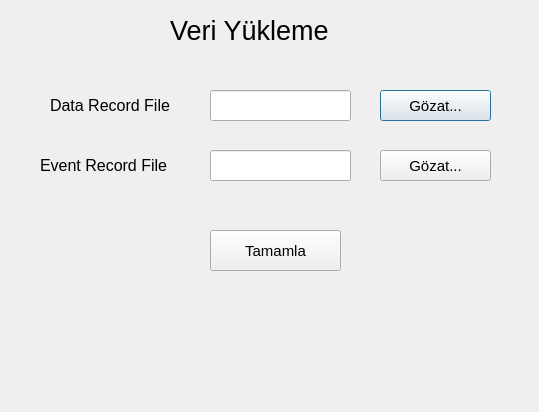
<?xml version="1.0" encoding="UTF-8"?>
<ui version="4.0">
 <class>Dialog</class>
 <widget class="QDialog" name="Dialog">
  <property name="geometry">
   <rect>
    <x>0</x>
    <y>0</y>
    <width>539</width>
    <height>412</height>
   </rect>
  </property>
  <property name="windowTitle">
   <string>Dialog</string>
  </property>
  <widget class="QLabel" name="label">
   <property name="geometry">
    <rect>
     <x>50</x>
     <y>90</y>
     <width>151</width>
     <height>31</height>
    </rect>
   </property>
   <property name="font">
    <font>
     <pointsize>12</pointsize>
    </font>
   </property>
   <property name="text">
    <string>Data Record File</string>
   </property>
  </widget>
  <widget class="QLineEdit" name="txt_data_yolu">
   <property name="geometry">
    <rect>
     <x>210</x>
     <y>90</y>
     <width>141</width>
     <height>31</height>
    </rect>
   </property>
   <property name="readOnly">
    <bool>true</bool>
   </property>
  </widget>
  <widget class="QPushButton" name="btn_data_sec">
   <property name="geometry">
    <rect>
     <x>380</x>
     <y>90</y>
     <width>111</width>
     <height>31</height>
    </rect>
   </property>
   <property name="font">
    <font>
     <pointsize>11</pointsize>
    </font>
   </property>
   <property name="text">
    <string>Gözat...</string>
   </property>
  </widget>
  <widget class="QLabel" name="label_2">
   <property name="geometry">
    <rect>
     <x>40</x>
     <y>150</y>
     <width>161</width>
     <height>31</height>
    </rect>
   </property>
   <property name="font">
    <font>
     <pointsize>12</pointsize>
    </font>
   </property>
   <property name="text">
    <string>Event Record File</string>
   </property>
  </widget>
  <widget class="QLineEdit" name="txt_event_yolu">
   <property name="geometry">
    <rect>
     <x>210</x>
     <y>150</y>
     <width>141</width>
     <height>31</height>
    </rect>
   </property>
   <property name="readOnly">
    <bool>true</bool>
   </property>
  </widget>
  <widget class="QPushButton" name="btn_event_sec">
   <property name="geometry">
    <rect>
     <x>380</x>
     <y>150</y>
     <width>111</width>
     <height>31</height>
    </rect>
   </property>
   <property name="font">
    <font>
     <pointsize>11</pointsize>
    </font>
   </property>
   <property name="text">
    <string>Gözat...</string>
   </property>
  </widget>
  <widget class="QPushButton" name="btn_yuklebirlestir">
   <property name="geometry">
    <rect>
     <x>210</x>
     <y>230</y>
     <width>131</width>
     <height>41</height>
    </rect>
   </property>
   <property name="font">
    <font>
     <pointsize>11</pointsize>
    </font>
   </property>
   <property name="text">
    <string>Tamamla</string>
   </property>
  </widget>
  <widget class="QLabel" name="label_3">
   <property name="geometry">
    <rect>
     <x>170</x>
     <y>10</y>
     <width>201</width>
     <height>41</height>
    </rect>
   </property>
   <property name="font">
    <font>
     <pointsize>20</pointsize>
    </font>
   </property>
   <property name="text">
    <string>Veri Yükleme</string>
   </property>
  </widget>
 </widget>
 <resources/>
 <connections/>
</ui>
